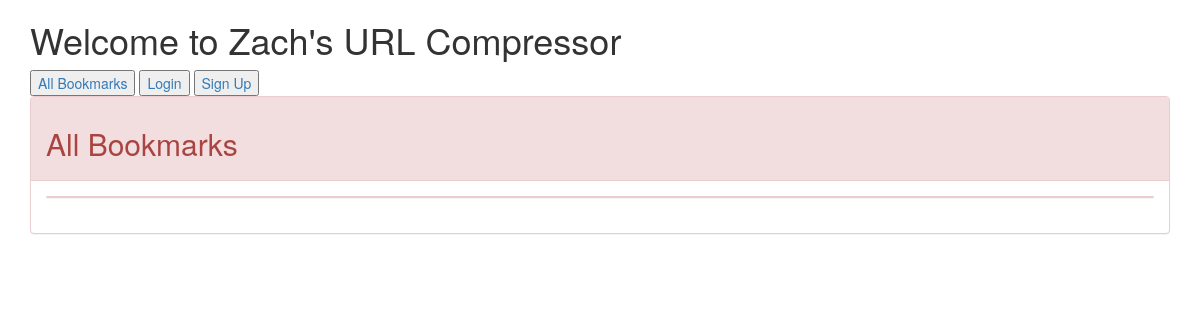
The page /user/2 on the database as committed earlier.
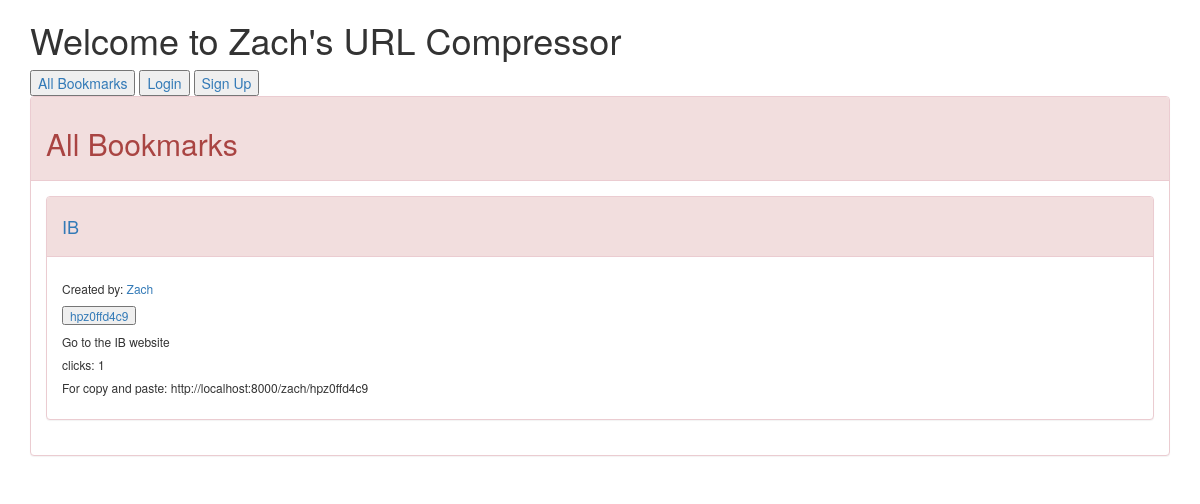
The same page on the database as committed later.
### compressor/models.py (models this page shows)
class Bookmark(models.Model):
    author = models.ForeignKey(User)
    long_url = models.URLField()
    short_url = models.CharField(max_length=50 )
    created = models.DateTimeField(auto_now_add=True)
    description = models.TextField(null=True)
    title = models.CharField(max_length=25)
    objects = BookmarkManager()
    @property
    def click_count(self):
        return self.click_set.all().count()
    class Meta:
        ordering = ["-created"]

### compressor/views.py (the view)
# urls.py: url(r'^user/(?P<pk>\d+)$', UserBookmarkListView.as_view(), name="user_bookmark_list"),
class UserBookmarkListView(ListView):
    model = Bookmark
    def get_queryset(self):
        user_id = self.kwargs.get("pk")
        return self.model.objects.filter(author__id=user_id)

### compressor/templates/compressor/bookmark_list.html (shortened to what this page needs)
{% extends 'base.html' %}
{% block content %}
        <div class="row">
            <div class="col-md-12">
                <div class="panel panel-danger">
                    <div class="panel-heading">
                        <h2>All Bookmarks</h2>
                    </div>
                    <div class="panel-body">
                    <div class="panel panel-danger">
                            {% for bookmark in object_list %}
                            <div class="panel-heading">
                                <h4>
                                    <a href="{% url 'bookmark_detail' bookmark.id %}">
                                        {{ bookmark.title}}
                                    </a>
                                </h4>
                            </div>
                            <div class="panel-body">
                                <h6> Created by:
                                    <a href="{% url 'user_bookmark_list' bookmark.author_id%}">
                                        {{ bookmark.author }}
                                    </a>
                                </h6>
                                <h6>
                                    <form action="{% url 'click' bookmark.id %}" method="post">
                                        <a href="{{ bookmark.long_url }}">
                                            <input type="submit" value="{{ bookmark.short_url }}">
                                        </a>
                                    </form>
                                </h6>
                                <h6>{{ bookmark.description }}</h6>
                                <h6>clicks: {{ bookmark.click_count }}</h6>
                                <H6>For copy and paste: http://localhost:8000/zach/{{ bookmark.short_url }}</H6>
                            </div>
                            {% endfor %}
                            </div>
                        </div>
                    </div>
                    </div>
                </div>
            </div>
{% endblock %}

Rows that differ between the two databases and show on the page:
added Bookmark: title "IB", author "Zach", short_url "hpz0ffd4c9", description "Go to the IB website", click_count "1"
